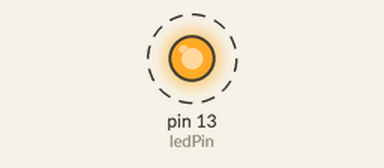
The sketch below on a simulated Arduino Uno, built with avr-gcc and run on an emulated ATmega328P. On the bench: output pins drawn as LEDs (lit = HIGH). Dashed ring = blinking.

Above: at 0.2 s.
Timing chart, 0 to 3.5 s (numbered marks = the images above):
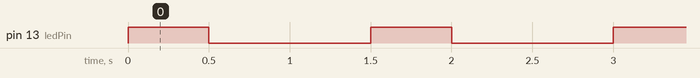

The sketch:

BlinkWithoutDelay.ino
```cpp
// (licence header left out)
enum LedStates{ON, OFF};
LedStates ledState = ON;
byte ledPin = 13;
int delayOff = 1000;
int delayOn = 500;
unsigned long chrono = millis();

void blinkMachine() {
  switch (ledState) {
    case OFF: {
      if (millis() - chrono >= delayOff) {
        chrono = millis();
        digitalWrite(ledPin, HIGH);
        ledState = ON;
      }
      break;
    }
    case ON: {
      if (millis() - chrono >= delayOn) {
        chrono = millis();
        digitalWrite(ledPin, LOW);
        ledState = OFF;
      }
      break;
    }
  }
}

void setup() {
  pinMode(ledPin, OUTPUT);
  digitalWrite(ledPin, HIGH);
}

void loop() {
  blinkMachine();
}
```

Measured:
- by itself, pin 13 (ledPin): alternates HIGH for 0.50 s and LOW for 1.0 s
